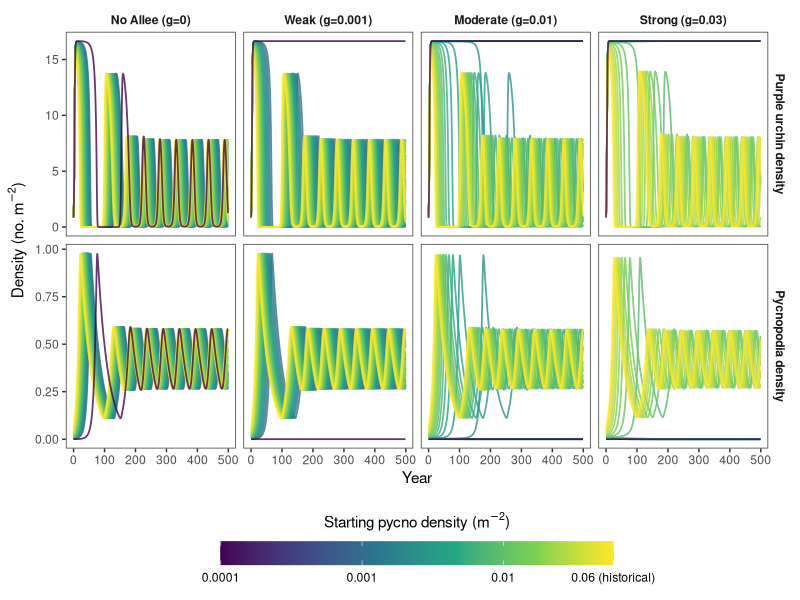

Recreate this plot in R.
## ---- chunk 1
knitr::opts_chunk$set(echo = TRUE)
## ---- chunk 2
library(deSolve)
library(dplyr)
library(ggplot2)
library(tidyr)
## ---- chunk 3
diffyq <- function(t, N, pars) {

  S <- max(N[1], 0)   # Pycnopodia density
  U <- max(N[4], 0)   # urchin density
  
  X1 <- max(N[2], 0)  # susceptible alternative prey
  X2 <- max(N[3], 0)  # non-susceptible alternative prey
  O <- X1 + X2  # total alternative prey (used in urchin equation denominator)


  # Pycnopodia dynamics--------------------------------------------------------- 
  #   birth term: e * [[p*q*U*S / (1+b*U + c_o*O)] * [(1 - U/K)^z] + (p*q*O*S / (1+b*U + c_o*O)] * [S/(S+g)]
  #   death term: d * S

  
  urchin_consumption <- (pars$rho_u * pars$alpha * U * S) / (1 + pars$b_u * U + pars$c_o * O)
  alt_consumption    <- (pars$rho_x * pars$alpha * O * S) / (1 + pars$b_u * U + pars$c_o * O)
  
  allee_effect <- S / (S + pars$g)
  nutritional_impact <- pmax(1 - U / pars$K_U, 0) ^ pars$z  # pmax prevents negative base

  birth_S <- pars$e * (urchin_consumption * nutritional_impact + alt_consumption) * allee_effect
  death_S <- pars$d * S

  dSdt <- birth_S - death_S

  # Urchin dynamics-------------------------------------------------------------
  #   growth term: i*U*(1 - U/K)
  #   predation:   p*q*U*S / (1 + b*U + c*O)
  
  growth_U   <- pars$rec * U * (1 - U / pars$K_U)
  predation_U <- (pars$rho_u * pars$alpha * U * S) / (1 + pars$b_u * U + pars$c_o * O) 

  dUdt <- growth_U - predation_U
  
  # Alternative prey -----------------------------------------------------------
 
  # Alternative prey recruitment
  recx <- pars$r * (X1 + X2) * (1 - (X1 + X2) / pars$K_alt)
  
  # Predation on alternative prey by Pycnopodia
  predation_X1 <- (pars$rho_x * pars$alpha * X1 * S) / (1 + pars$b_u * U + pars$c_o * O)
  predation_X2 <- (pars$rho_x * pars$alpha * X2 * S) / (1 + pars$b_u * U + pars$c_o * O)
  
  # Logistic growth + exchange between types - predation
  dx1dt <- 0.5* recx + pars$exchange * (X2 - X1) - predation_X1
  dx2dt <- 0.5 * recx + pars$exchange * (X1 - X2) - predation_X2


  return(list(c(dSdt, dx1dt, dx2dt, dUdt)))
}
## ---- chunk 4
pars <- list(

  # Predation / functional response
  alpha  = 2.5,     # search / attack rate (Q), Galloway et al. uses alpha = 1000
  rho_u  = 1,      # preference weight for urchins (P)
  rho_x  = 1,    # preference weight for alt prey (eat alt prey half the time)
  b_u    = 0.1,   # urchin saturation coefficient (b)
  c_o    = 0.1,    # alt prey saturation coefficient (c)

  # Urchin parameters
  rec    = 1,        # fixed urchin recruitment
  K_U    = 16.65,       # urchin carrying capacity
  m      = 0.0833,     # urchin natural mortality rate

  # Pycnopodia parameters 
  e      = 0.01,        # conversion efficiency 
  g      = 0.01,       # Allee effect threshold
  z      = 0.3,        # nutritional value exponent; 1 = linear, >1 = convex penalty
  d      = 0.03,      # sea star mortality - made this up!!! 
  
  # Alternative prey parameters
  r        = 0.5,      # growth rate for alternative prey
  K_alt    = 30,       # carrying capacity for alternative prey
  exchange = 0.1      # exchange rate between susceptible and non-susceptible prey
)
## ---- chunk 5
run_mods <- function(P0,
                     g        = 0.01,
                     d        = 0.03,
                     z        = 0.3,
                     rec      = 1,
                     X0       = 30,
                     K_U      = 16.65,
                     Y0       = 0.85 ,  # initial urchin density 
                     ode_fun,
                     pars,
                     n_iter   = 500,
                     interval = 1) {

  # Update parameters for this run
  pars$g    <- g
  pars$d    <- d
  pars$z    <- z
  pars$K_U  <- K_U
  pars$rec  <- rec

  # Run ODE  (state order: S, X1, X2, U)
  out <- ode(
    y     = c(P0, X0, X0, Y0),
    times = seq(0, (n_iter - 1) * interval, by = interval),
    func  = ode_fun,
    parms = pars
  )

  data.frame(
    time   = out[, 1],
    pycno  = out[, 2],
    X1     = out[, 3],
    X2     = out[, 4],
    urchin = out[, 5],
    P0     = P0,
    g      = g,
    d      = d,
    z      = z
  )
}

# ------------------------------------------------------------------------------
# Run scenarios
# ------------------------------------------------------------------------------

P0_vals <- c(0.0001, exp(seq(log(0.001), log(0.06), length.out = 18)))
g_vals  <- c(0, 0.001, 0.01, 0.03)

results <- expand.grid(P0 = P0_vals, g = g_vals) %>%
  rowwise() %>%
  do(run_mods(
    P0       = .$P0,
    g        = .$g,
    ode_fun  = diffyq,
    pars = pars,
    n_iter   = 500
  )) %>%
  ungroup()

## ---- chunk 6

results <- results %>%
  mutate(
    P0_label = paste0("P0 = ", round(P0, 4)),
    g_label  = factor(g, labels = c("No Allee (g=0)",
                                     "Weak (g=0.001)",
                                     "Moderate (g=0.01)",
                                     "Strong (g=0.03)"))
  )

results_long <- results %>%
  select(time, pycno, urchin, P0, P0_label, g_label) %>%
  pivot_longer(cols      = c(pycno, urchin),
               names_to  = "species",
               values_to = "density") %>%
  mutate(species = recode(species,
                          "pycno"  = "Pycnopodia density",
                          "urchin" = "Purple urchin density"))

p_updated <- ggplot(results_long,
                    aes(x = time, y = density,
                        colour = P0, group = P0_label)) +
  geom_line(alpha = 0.8, linewidth = 0.6) +
  scale_colour_viridis_c(
    trans   = "log10",
    name    = expression(paste("Starting pycno density (", m^-2, ")")),
    breaks  = c(0.0001, 0.001, 0.01, 0.06),
    labels  = c("0.0001", "0.001", "0.01", "0.06 (historical)")
  ) +
  facet_grid(species ~ g_label, scales = "free_y") +
  labs(
    x = "Year",
    y = expression(paste("Density (no. ", m^-2, ")"))
  ) +
  theme_bw() +
  theme(
    panel.grid       = element_blank(),
    legend.position  = "bottom",
    legend.key.width = unit(2, "cm"),
    strip.background = element_blank(),
    strip.text       = element_text(face = "bold")
  ) +
  guides(colour = guide_colourbar(title.position = "top", title.hjust = 0.5))

p_updated
